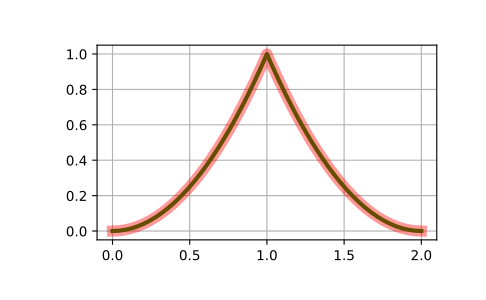

This figure's Python source:
# Construct a cubic B-spline:

from scipy.interpolate import BSpline
b = BSpline.basis_element([0, 1, 2, 3, 4])
k = b.k
b.t[k:-k]
# array([ 0.,  1.,  2.,  3.,  4.])
k
# 3

# Construct a second order B-spline on ``[0, 1, 1, 2]``, and compare
# to its explicit form:

t = [-1, 0, 1, 1, 2]
b = BSpline.basis_element(t[1:])
def f(x):
    return np.where(x < 1, x*x, (2. - x)**2)

import matplotlib.pyplot as plt
fig, ax = plt.subplots()
x = np.linspace(0, 2, 51)
ax.plot(x, b(x), 'g', lw=3)
ax.plot(x, f(x), 'r', lw=8, alpha=0.4)
ax.grid(True)
plt.show()
